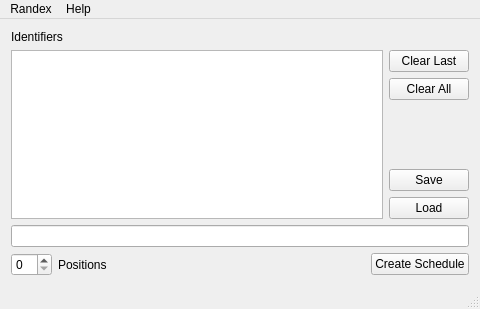
<?xml version="1.0" encoding="UTF-8"?>
<ui version="4.0">
 <class>Randex</class>
 <widget class="QMainWindow" name="Randex">
  <property name="geometry">
   <rect>
    <x>0</x>
    <y>0</y>
    <width>480</width>
    <height>309</height>
   </rect>
  </property>
  <property name="windowTitle">
   <string>Randex</string>
  </property>
  <widget class="QWidget" name="centralWidget">
   <layout class="QVBoxLayout" name="verticalLayout">
    <item>
     <widget class="QLabel" name="labelIdentifiers">
      <property name="text">
       <string>Identifiers</string>
      </property>
     </widget>
    </item>
    <item>
     <layout class="QHBoxLayout" name="horizontalLayout_3">
      <item>
       <widget class="QListWidget" name="listWidgetIdentifiers"/>
      </item>
      <item>
       <layout class="QVBoxLayout" name="verticalLayout_4">
        <item>
         <widget class="QPushButton" name="pushButtonClearLast">
          <property name="text">
           <string>Clear Last</string>
          </property>
         </widget>
        </item>
        <item>
         <widget class="QPushButton" name="pushButtonClearAll">
          <property name="text">
           <string>Clear All</string>
          </property>
         </widget>
        </item>
        <item>
         <spacer name="verticalSpacer">
          <property name="orientation">
           <enum>Qt::Vertical</enum>
          </property>
          <property name="sizeHint" stdset="0">
           <size>
            <width>20</width>
            <height>40</height>
           </size>
          </property>
         </spacer>
        </item>
        <item>
         <widget class="QPushButton" name="pushButtonSave">
          <property name="text">
           <string>Save</string>
          </property>
         </widget>
        </item>
        <item>
         <widget class="QPushButton" name="pushButtonLoad">
          <property name="text">
           <string>Load</string>
          </property>
         </widget>
        </item>
       </layout>
      </item>
     </layout>
    </item>
    <item>
     <widget class="QLineEdit" name="lineEditIdentifiers"/>
    </item>
    <item>
     <layout class="QHBoxLayout" name="horizontalLayout_5">
      <item>
       <widget class="QSpinBox" name="spinBoxPositions"/>
      </item>
      <item>
       <widget class="QLabel" name="labelPositions">
        <property name="text">
         <string>Positions</string>
        </property>
       </widget>
      </item>
      <item>
       <spacer name="horizontalSpacer">
        <property name="orientation">
         <enum>Qt::Horizontal</enum>
        </property>
        <property name="sizeHint" stdset="0">
         <size>
          <width>40</width>
          <height>20</height>
         </size>
        </property>
       </spacer>
      </item>
      <item>
       <widget class="QLabel" name="labelErrorMessage">
        <property name="text">
         <string/>
        </property>
       </widget>
      </item>
      <item>
       <widget class="QPushButton" name="pushButtonCreateSchedule">
        <property name="text">
         <string>Create Schedule</string>
        </property>
       </widget>
      </item>
     </layout>
    </item>
   </layout>
  </widget>
  <widget class="QMenuBar" name="menuBar">
   <property name="geometry">
    <rect>
     <x>0</x>
     <y>0</y>
     <width>480</width>
     <height>19</height>
    </rect>
   </property>
   <widget class="QMenu" name="menuHelp">
    <property name="title">
     <string>Help</string>
    </property>
    <addaction name="actionAbout_Randex"/>
   </widget>
   <widget class="QMenu" name="menuRandex">
    <property name="title">
     <string>Randex</string>
    </property>
    <addaction name="actionCreate_Schedule"/>
    <addaction name="actionQuit"/>
   </widget>
   <addaction name="menuRandex"/>
   <addaction name="menuHelp"/>
  </widget>
  <widget class="QStatusBar" name="statusBar"/>
  <action name="actionAbout_Randex">
   <property name="text">
    <string>About Randex</string>
   </property>
  </action>
  <action name="actionQuit">
   <property name="checkable">
    <bool>false</bool>
   </property>
   <property name="text">
    <string>Quit</string>
   </property>
  </action>
  <action name="actionCreate_Schedule">
   <property name="text">
    <string>Create Schedule</string>
   </property>
  </action>
 </widget>
 <layoutdefault spacing="6" margin="11"/>
 <resources/>
 <connections/>
</ui>
